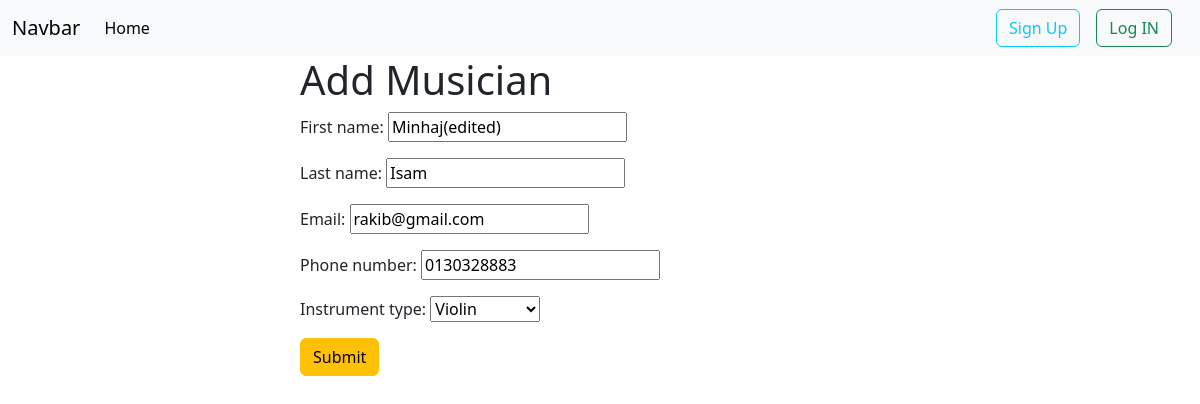
The app's page /musicians/edit/2/ with its own data.
### musicians/models.py (models this page shows, shortened)
class musician(models.Model):
    first_name=models.CharField(max_length=50)
    last_name=models.CharField(max_length=40)
    Email=models.EmailField(max_length=100)
    Phone_number=models.CharField(max_length=11)
    instruments=[('Piano','Piano'),('Mridangam','Mridangam'),('Flute','Flute'),('Violin','Violin')]
    instrument_type=models.CharField(max_length=10,choices=instruments)

### musicians/views.py (the view)
# urls.py: path("edit/<int:id>/", views.edit_musician, name="editmusician"),
def edit_musician(request, id):
    post = models.musician.objects.get(pk=id)
    musician_form = forms.add_musician(instance=post)
    if request.method == "POST":
        musician_form = forms.add_musician(request.POST, instance=post)
        if musician_form.is_valid():
            musician_form.save()
            return redirect("home")
    return render(request, "add_musician.html", {"form": musician_form})

### musicians/forms.py
class add_musician(forms.ModelForm):
    class Meta:
        model=musician
        fields='__all__'

### musicians/templates/add_musician.html (shortened to what this page needs)
{%extends 'base.html'%}
{%block content%}
<form style="width: 50%;margin: auto;" method="post">
    <h1>Add Musician</h1>
    {{form.as_p}}
    <button class="btn btn-warning">Submit</button>
</form>
{%endblock%}

### records on screen
musician: first_name "Minhaj(edited)", last_name "Isam", Email "rakib@gmail.com", Phone_number "0130328883", instrument_type "Violin"
